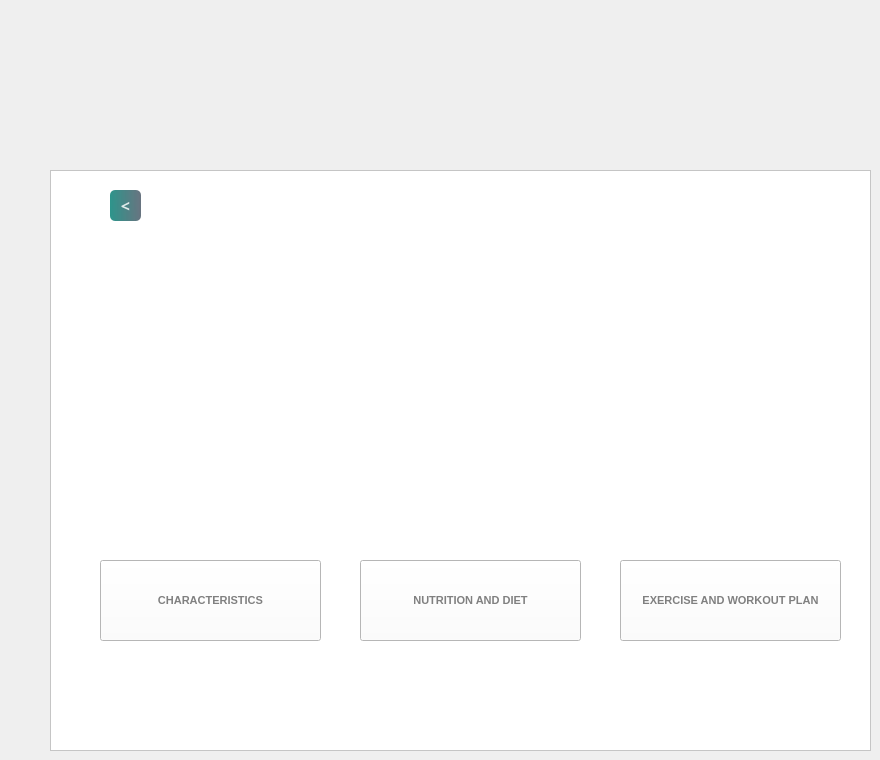
    <widget class="QWidget" name="page_8">
     <widget class="QFrame" name="frame_9">
      <property name="geometry">
       <rect>
        <x>50</x>
        <y>170</y>
        <width>821</width>
        <height>581</height>
       </rect>
      </property>
      <property name="styleSheet">
       <string notr="true">background-color: rgb(255, 255, 255);</string>
      </property>
      <property name="frameShape">
       <enum>QFrame::StyledPanel</enum>
      </property>
      <property name="frameShadow">
       <enum>QFrame::Raised</enum>
      </property>
      <widget class="QLabel" name="label_40">
       <property name="geometry">
        <rect>
         <x>50</x>
         <y>80</y>
         <width>221</width>
         <height>321</height>
        </rect>
       </property>
       <property name="styleSheet">
        <string notr="true">border-image: url(:/images/mesomorph.png);
border-radius:10px;



QLabel {
    /* Initial style for QLabel */
    border: 1px solid transparent; /* No border initially */
    padding: 0px; /* No padding initially */
}

/* Style when QLabel is hovered over */
QLabel_28:hover {
    border: 2px solid blue; /* Blue border when hovered */
    padding: 5px; /* 5px padding inside the border */
    border-style: solid;
}</string>
       </property>
       <property name="text">
        <string/>
       </property>
      </widget>
      <widget class="QPushButton" name="pushButton_15">
       <property name="geometry">
        <rect>
         <x>50</x>
         <y>390</y>
         <width>221</width>
         <height>81</height>
        </rect>
       </property>
       <property name="font">
        <font>
         <pointsize>8</pointsize>
         <bold>true</bold>
        </font>
       </property>
       <property name="styleSheet">
        <string notr="true">

QPushButton#pushButton_15{
color:grey;
}

QPushButton#pushButton_15:hover{
	padding-left:5px;
	padding-top:5px;}


</string>
       </property>
       <property name="text">
        <string>CHARACTERISTICS</string>
       </property>
      </widget>
      <widget class="QLabel" name="label_41">
       <property name="geometry">
        <rect>
         <x>310</x>
         <y>80</y>
         <width>221</width>
         <height>321</height>
        </rect>
       </property>
       <property name="styleSheet">
        <string notr="true">border-image: url(:/images/ecto diet.jpg);
border-radius:10px;



QLabel {
    /* Initial style for QLabel */
    border: 1px solid transparent; /* No border initially */
    padding: 0px; /* No padding initially */
}

/* Style when QLabel is hovered over */
QLabel_28:hover {
    border: 2px solid blue; /* Blue border when hovered */
    padding: 5px; /* 5px padding inside the border */
    border-style: solid;
}</string>
       </property>
       <property name="text">
        <string/>
       </property>
      </widget>
      <widget class="QPushButton" name="pushButton_16">
       <property name="geometry">
        <rect>
         <x>310</x>
         <y>390</y>
         <width>221</width>
         <height>81</height>
        </rect>
       </property>
       <property name="font">
        <font>
         <pointsize>8</pointsize>
         <bold>true</bold>
        </font>
       </property>
       <property name="styleSheet">
        <string notr="true">

QPushButton#pushButton_16{
color:grey;
}

QPushButton#pushButton_16:hover{
	padding-left:5px;
	padding-top:5px;}


</string>
       </property>
       <property name="text">
        <string>NUTRITION AND DIET</string>
       </property>
      </widget>
      <widget class="QLabel" name="label_42">
       <property name="geometry">
        <rect>
         <x>570</x>
         <y>80</y>
         <width>221</width>
         <height>321</height>
        </rect>
       </property>
       <property name="styleSheet">
        <string notr="true">border-image: url(:/images/ect.jpg);
border-image: url(:/images/try.jpg);
border-radius:10px;



QLabel {
    /* Initial style for QLabel */
    border: 1px solid transparent; /* No border initially */
    padding: 0px; /* No padding initially */
}

/* Style when QLabel is hovered over */
QLabel_28:hover {
    border: 2px solid blue; /* Blue border when hovered */
    padding: 5px; /* 5px padding inside the border */
    border-style: solid;
}</string>
       </property>
       <property name="text">
        <string/>
       </property>
      </widget>
      <widget class="QPushButton" name="pushButton_17">
       <property name="geometry">
        <rect>
         <x>570</x>
         <y>390</y>
         <width>221</width>
         <height>81</height>
        </rect>
       </property>
       <property name="font">
        <font>
         <pointsize>8</pointsize>
         <bold>true</bold>
        </font>
       </property>
       <property name="styleSheet">
        <string notr="true">

QPushButton#pushButton_17{
color:grey;
}

QPushButton#pushButton_17:hover{
	padding-left:5px;
	padding-top:5px;}


</string>
       </property>
       <property name="text">
        <string>EXERCISE AND WORKOUT PLAN</string>
       </property>
      </widget>
      <widget class="QPushButton" name="pushButton_19">
       <property name="geometry">
        <rect>
         <x>60</x>
         <y>20</y>
         <width>31</width>
         <height>31</height>
        </rect>
       </property>
       <property name="font">
        <font>
         <family>Sitka Banner</family>
         <pointsize>12</pointsize>
         <bold>true</bold>
        </font>
       </property>
       <property name="styleSheet">
        <string notr="true">

QPushButton#pushButton_19{
	background-color: qlineargradient(spread:pad, x1:0, y1:0.505682, x2:1, y2:0.477, stop:0 rgba(11, 131, 120, 219), stop:1 rgba(85, 98, 112, 226));
	color:rgba(255, 255, 255, 210);
	border-radius:5px;
}

QPushButton#pushButton_19:hover{
	background-color: qlineargradient(spread:pad, x1:0, y1:0.505682, x2:1, y2:0.477, stop:0 rgba(150, 123, 111, 219), stop:1 rgba(85, 81, 84, 226));
}

QPushButton#pushButton_19:pressed{
	padding-left:5px;
	padding-top:5px;
	background-color:rgba(150, 123, 111, 255);
}
</string>
       </property>
       <property name="text">
        <string>&lt;</string>
       </property>
      </widget>
     </widget>
    </widget>
